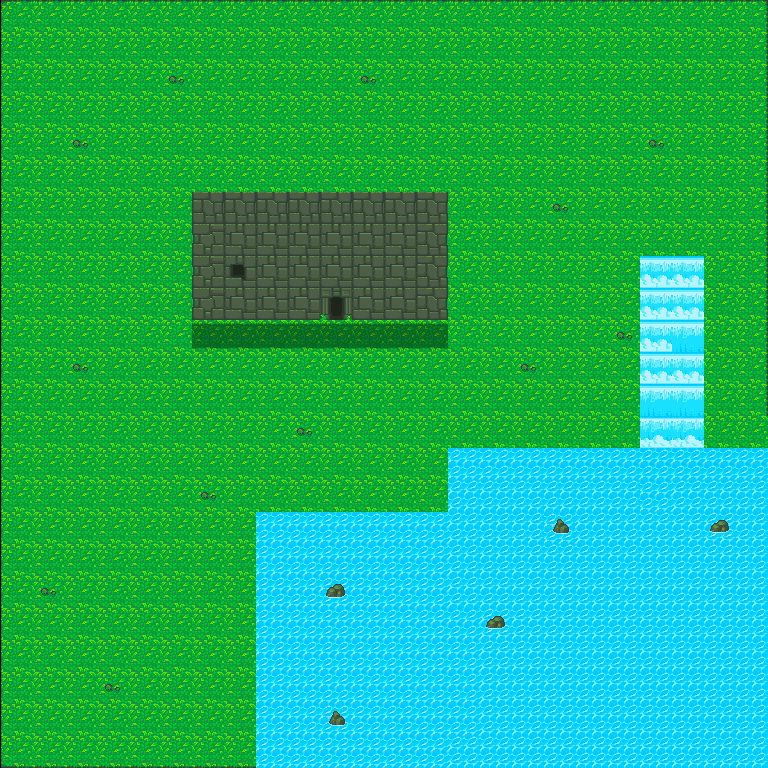

Rendered tile map (Tiled .tmx) drawn with the repository's tilesets; below, a short description and the full map source, tile grids included:
An orthogonal 24x24 tile map with 32x32 px tiles, 1 tile layer (Tile Layer 1) and 5 objects.

<map version="1.2" tiledversion="1.2.1" orientation="orthogonal" renderorder="right-down" width="24" height="24" tilewidth="32" tileheight="32" infinite="0" nextlayerid="3" nextobjectid="6">
 <tileset firstgid="1" source="Testmaptileset.tsx" />
 <layer id="1" name="Tile Layer 1" width="24" height="24">
  <data encoding="csv">
1,2,2,2,2,2,2,2,2,2,2,2,2,2,2,2,2,2,2,2,2,2,2,3,
13,14,14,14,14,14,14,14,14,14,14,14,14,14,14,14,14,14,14,14,14,14,14,15,
13,14,14,14,14,75,14,14,14,14,14,75,14,14,14,14,14,14,14,14,14,14,14,15,
13,14,14,14,14,14,14,14,14,14,14,14,14,14,14,14,14,14,14,14,14,14,14,15,
13,14,75,14,14,14,14,14,14,14,14,14,14,14,14,14,14,14,14,14,75,14,14,15,
13,14,14,14,14,14,14,14,14,14,14,14,14,14,14,14,14,14,14,14,14,14,14,15,
13,14,14,14,14,14,18,18,18,18,18,18,18,18,14,14,14,75,14,14,14,14,14,15,
13,14,14,14,14,14,28,17,17,17,17,17,17,30,14,14,14,14,14,14,14,14,14,15,
13,14,14,14,14,14,28,12,17,17,17,17,17,30,14,14,14,14,14,14,79,79,14,15,
13,14,14,14,14,14,28,17,17,17,43,17,17,30,14,14,14,14,14,14,79,79,14,15,
13,14,14,14,14,14,35,35,35,35,35,35,35,35,14,14,14,14,14,75,79,77,14,15,
13,14,75,14,14,14,14,14,14,14,14,14,14,14,14,14,75,14,14,14,79,79,14,15,
13,14,14,14,14,14,14,14,14,14,14,14,14,14,14,14,14,14,14,14,77,77,14,15,
13,14,14,14,14,14,14,14,14,75,14,14,14,14,14,14,14,14,14,14,78,78,14,14,
13,14,14,14,14,14,14,14,14,14,14,14,14,14,69,69,69,69,69,69,69,69,69,69,
13,14,14,14,14,14,75,14,14,14,14,14,14,14,68,68,68,68,68,68,69,68,68,68,
13,14,14,14,14,14,14,14,69,69,69,69,69,69,68,68,68,57,68,68,68,68,44,68,
13,14,14,14,14,14,14,14,69,69,69,69,69,69,68,68,68,68,68,68,68,68,68,68,
13,75,14,14,14,14,14,14,69,69,45,69,69,69,68,68,68,68,68,68,68,68,68,68,
13,14,14,14,14,14,14,14,69,69,69,69,69,69,69,44,68,68,68,68,68,68,68,68,
13,14,14,14,14,14,14,14,69,69,69,69,69,69,69,68,68,68,68,68,68,68,68,68,
13,14,14,75,14,14,14,14,69,69,69,69,69,69,69,68,68,68,68,68,68,68,68,68,
13,14,14,14,14,14,14,14,69,69,57,69,69,69,69,68,68,68,68,68,68,68,68,68,
25,26,26,26,26,26,26,26,69,69,69,69,69,69,68,68,68,68,68,68,68,68,68,68
</data>
 </layer>
 <objectgroup id="2" name="natural_collision">
  <object id="1" x="193.333" y="192" width="254.667" height="129.333" />
  <object id="2" x="640" y="256" width="64" height="193.333" />
  <object id="3" x="449.333" y="448" width="318.667" height="66.6667" />
  <object id="4" x="257.333" y="510.667" width="512" height="256" />
  <object id="5" x="840" y="498.667" />
 </objectgroup>
</map>